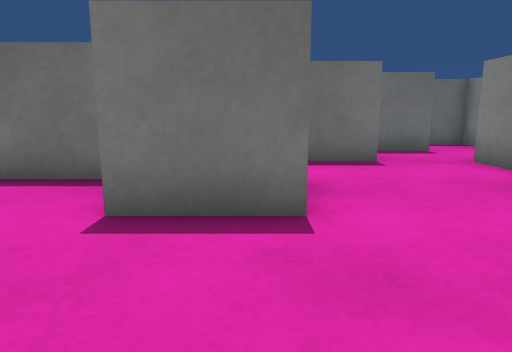
[1] (above)

16 first-person views from a walk through a 3-D level made in the Unity game engine. The camera is 0.51 m above the floor, tilts 10° down and sees 70° across. The floor is counted in squares, 0.5 m on a side. Each view is taken from the middle of a square. On the plan, view 1 faces up. The plan holds only what a view shows up to about 13 squares ahead; the rest is blank. The place goes on beyond the plan. The player character is not drawn. Surface patterns are stand-ins for the level's own textures.

[2]
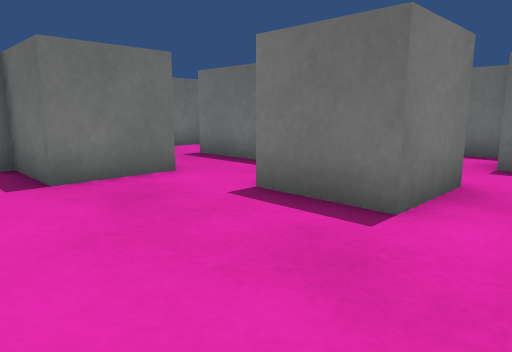

[3]
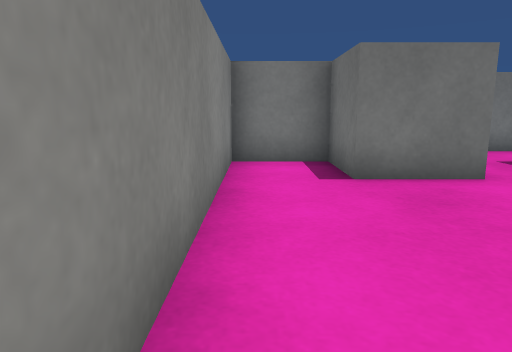

[4]
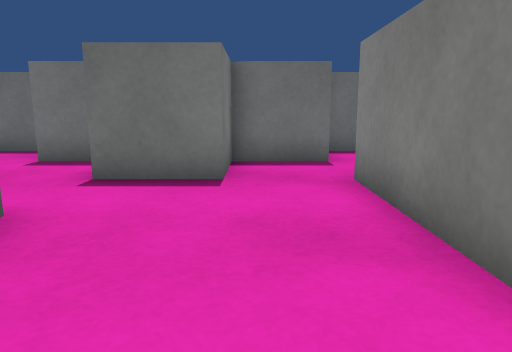

[5]
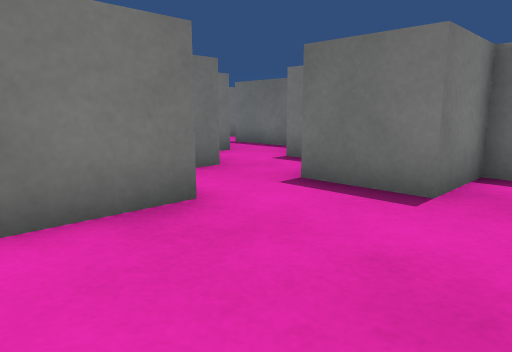

[6]
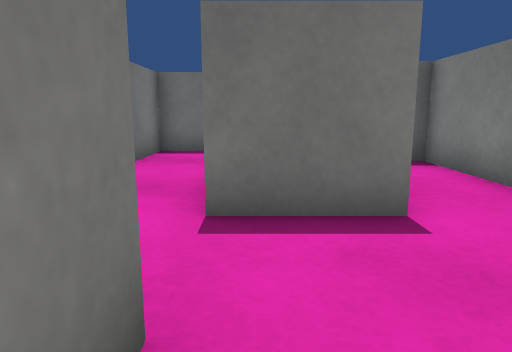

[7]
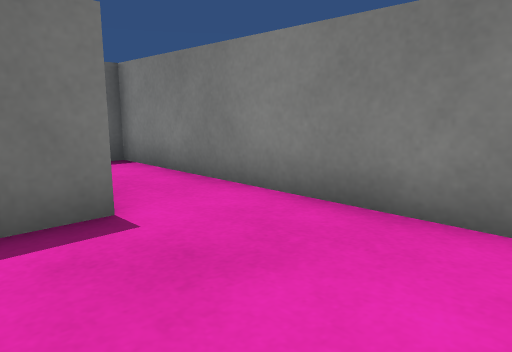

[8]
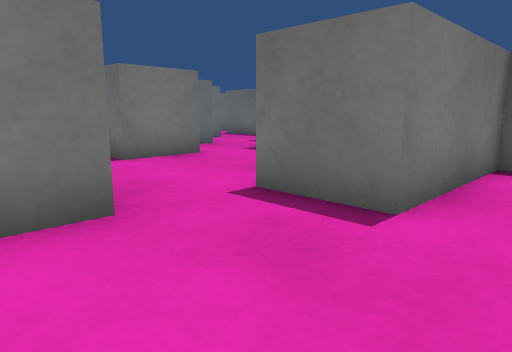

[9]
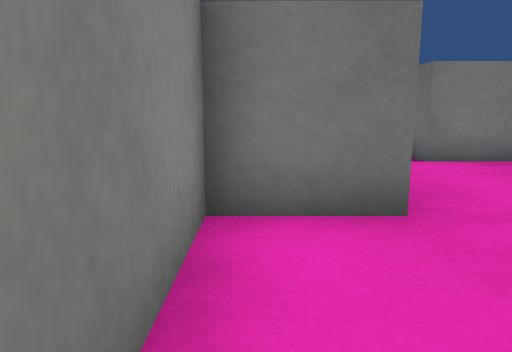

[10]
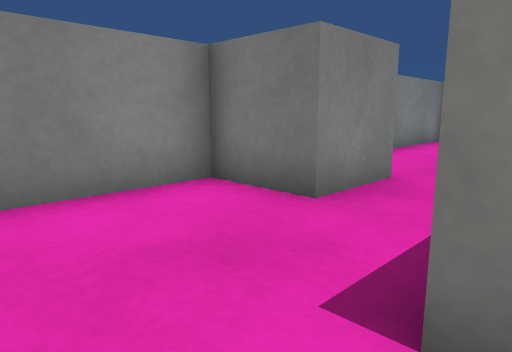

[11]
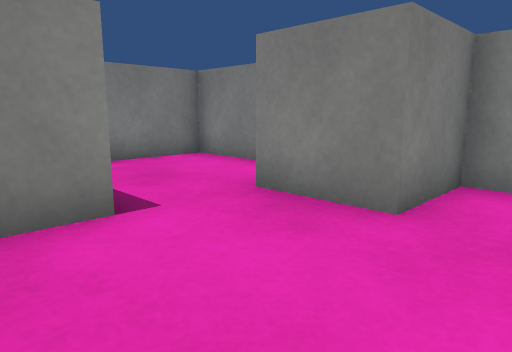

[12]
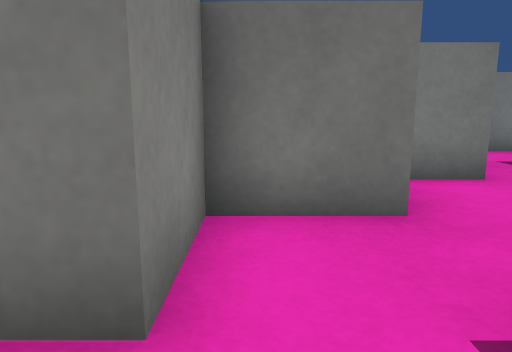

[13]
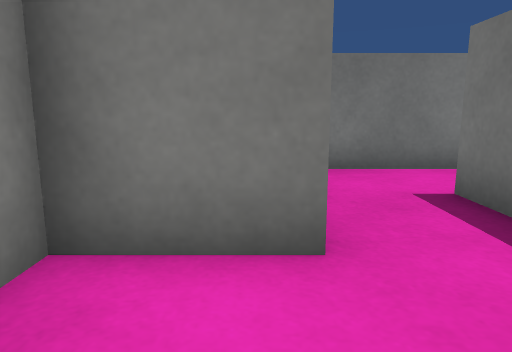

[14]
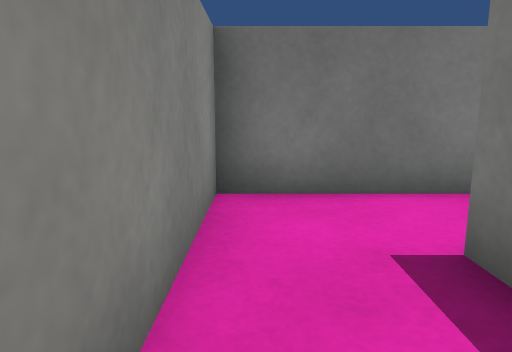

[15]
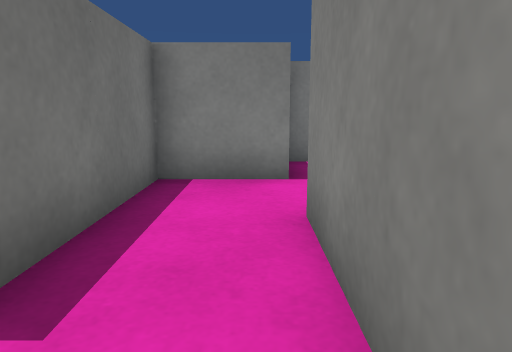

[16]
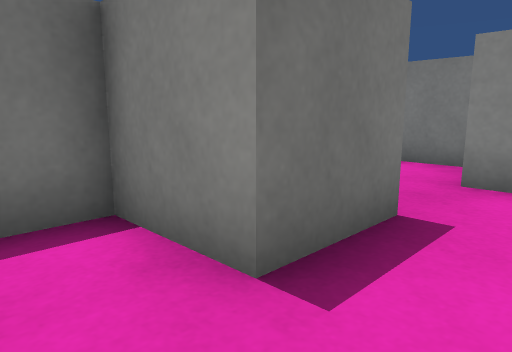

### Floor plan
Points are (right, up) in squares from view 1. A wall is a line through its corners. A room is listed if a view was taken in it or the views show most of it. See-through windows are left out.
Room 1 (views 1, 2, 3, 4, 11, 12, 13, 14, 16)
walls: (-1.5, 7.6) (-1.5, 5.5) (0.5, 5.5) (0.5, 3.5) (-1.5, 3.5); (-2.2, 5.5) (-5.5, 5.5); (-3.5, 3.6) (-3.5, 1.5) (-5.5, 1.5) (-5.5, -0.5) (2.5, -0.5) (2.5, 1.5) (3.5, 1.5); (4.5, 3.5) (4.5, 7.5); (4.6, 9.5) (2.5, 9.5) (2.5, 7.5) (0.5, 7.5) (0.5, 9.5) (-1.5, 9.5) (-1.5, 11.5) (-5.5, 11.5); (-5.5, 9.5) (-3.5, 9.5) (-3.5, 7.5) (-3, 7.5); (6.5, 8) (6.5, 9.2); (6.5, 10.8) (6.5, 11.5) (4.9, 11.5)
ways out: opening at (4, 2.5) to room 2; opening at (-4.5, 10.5) to room 3; opening at (-4.5, 4.5)
Room 2 (views 5, 6, 7, 8, 9, 10)
walls: (3.5, 1.5) (4.5, 1.5) (4.5, -0.5) (8.5, -0.5) (8.5, 7.5) (6.5, 7.5) (6.5, 3.5) (4.5, 3.5)
ways out: opening at (4, 2.5) to room 1
Room 3 (view 15)
walls: (-7.5, 11.4) (-7.5, 9.5) (-5.5, 9.5)
ways out: opening at (-4.5, 10.5) to room 1; opening at (-6.5, 12.5)

Where each view was taken, in squares from view 1:
view 1: 0 up, 0 right, facing up
view 2: 0 up, 2 right, facing up-left
view 3: 0 up, 2 right, facing left
view 4: 2 up, 3 right, facing up
view 5: 3 up, 4 right, facing up-left
view 6: 0 up, 5 right, facing up
view 7: 0 up, 5 right, facing up-right
view 8: 0 up, 8 right, facing up-left
view 9: 0 up, 8 right, facing left
view 10: 4 up, 8 right, facing down-left
view 11: 5 up, 1 right, facing down-right
view 12: 6 up, 2 right, facing left
view 13: 9 up, 1 left, facing left
view 14: 10 up, 3 left, facing left
view 15: 10 up, 7 left, facing right
view 16: 6 up, 1 left, facing up-right
